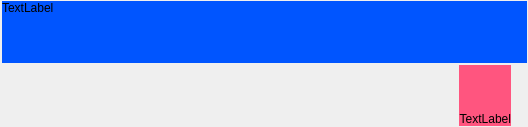
<?xml version="1.0" encoding="UTF-8"?>
<ui version="4.0">
 <class>PopupWidget</class>
 <widget class="QWidget" name="PopupWidget">
  <property name="geometry">
   <rect>
    <x>0</x>
    <y>0</y>
    <width>528</width>
    <height>127</height>
   </rect>
  </property>
  <property name="sizePolicy">
   <sizepolicy hsizetype="Maximum" vsizetype="Preferred">
    <horstretch>0</horstretch>
    <verstretch>0</verstretch>
   </sizepolicy>
  </property>
  <property name="windowTitle">
   <string>Form</string>
  </property>
  <property name="layoutDirection">
   <enum>Qt::LeftToRight</enum>
  </property>
  <layout class="QGridLayout" name="gridLayout">
   <property name="sizeConstraint">
    <enum>QLayout::SetDefaultConstraint</enum>
   </property>
   <property name="leftMargin">
    <number>2</number>
   </property>
   <property name="topMargin">
    <number>1</number>
   </property>
   <property name="rightMargin">
    <number>1</number>
   </property>
   <property name="bottomMargin">
    <number>1</number>
   </property>
   <item row="0" column="0">
    <layout class="QVBoxLayout" name="verticalLayout">
     <property name="spacing">
      <number>2</number>
     </property>
     <item>
      <widget class="QLabel" name="label_desc">
       <property name="enabled">
        <bool>true</bool>
       </property>
       <property name="sizePolicy">
        <sizepolicy hsizetype="Preferred" vsizetype="Preferred">
         <horstretch>0</horstretch>
         <verstretch>0</verstretch>
        </sizepolicy>
       </property>
       <property name="styleSheet">
        <string notr="true">background-color: rgb(0, 85, 255);</string>
       </property>
       <property name="text">
        <string>TextLabel</string>
       </property>
       <property name="scaledContents">
        <bool>true</bool>
       </property>
       <property name="alignment">
        <set>Qt::AlignLeading|Qt::AlignLeft|Qt::AlignTop</set>
       </property>
       <property name="wordWrap">
        <bool>true</bool>
       </property>
      </widget>
     </item>
     <item>
      <layout class="QHBoxLayout" name="horizontalLayout">
       <item>
        <layout class="QVBoxLayout" name="Layout_file">
         <property name="spacing">
          <number>6</number>
         </property>
         <property name="leftMargin">
          <number>2</number>
         </property>
        </layout>
       </item>
       <item>
        <spacer name="horizontalSpacer">
         <property name="orientation">
          <enum>Qt::Horizontal</enum>
         </property>
         <property name="sizeHint" stdset="0">
          <size>
           <width>40</width>
           <height>20</height>
          </size>
         </property>
        </spacer>
       </item>
       <item>
        <widget class="QLabel" name="label_time">
         <property name="sizePolicy">
          <sizepolicy hsizetype="Fixed" vsizetype="Preferred">
           <horstretch>0</horstretch>
           <verstretch>0</verstretch>
          </sizepolicy>
         </property>
         <property name="baseSize">
          <size>
           <width>110</width>
           <height>0</height>
          </size>
         </property>
         <property name="styleSheet">
          <string notr="true">background-color: rgb(255, 85, 127);</string>
         </property>
         <property name="text">
          <string>TextLabel</string>
         </property>
         <property name="scaledContents">
          <bool>true</bool>
         </property>
         <property name="alignment">
          <set>Qt::AlignBottom|Qt::AlignRight|Qt::AlignTrailing</set>
         </property>
        </widget>
       </item>
       <item>
        <widget class="QLabel" name="lb_file">
         <property name="sizePolicy">
          <sizepolicy hsizetype="Preferred" vsizetype="Preferred">
           <horstretch>0</horstretch>
           <verstretch>0</verstretch>
          </sizepolicy>
         </property>
         <property name="baseSize">
          <size>
           <width>16</width>
           <height>16</height>
          </size>
         </property>
         <property name="text">
          <string/>
         </property>
         <property name="pixmap">
          <pixmap resource="resource.qrc">:/Icons/page_white_text.png</pixmap>
         </property>
         <property name="alignment">
          <set>Qt::AlignBottom|Qt::AlignLeading|Qt::AlignLeft</set>
         </property>
        </widget>
       </item>
       <item>
        <widget class="QLabel" name="lb_icon">
         <property name="sizePolicy">
          <sizepolicy hsizetype="Fixed" vsizetype="Preferred">
           <horstretch>0</horstretch>
           <verstretch>0</verstretch>
          </sizepolicy>
         </property>
         <property name="baseSize">
          <size>
           <width>16</width>
           <height>16</height>
          </size>
         </property>
         <property name="font">
          <font>
           <pointsize>7</pointsize>
          </font>
         </property>
         <property name="midLineWidth">
          <number>0</number>
         </property>
         <property name="text">
          <string/>
         </property>
         <property name="textFormat">
          <enum>Qt::AutoText</enum>
         </property>
         <property name="pixmap">
          <pixmap resource="resource.qrc">:/Icons/arrow-up.png</pixmap>
         </property>
         <property name="scaledContents">
          <bool>false</bool>
         </property>
         <property name="alignment">
          <set>Qt::AlignBottom|Qt::AlignLeading|Qt::AlignLeft</set>
         </property>
        </widget>
       </item>
      </layout>
     </item>
    </layout>
   </item>
  </layout>
 </widget>
 <resources>
  <include location="resource.qrc"/>
 </resources>
 <connections/>
</ui>
